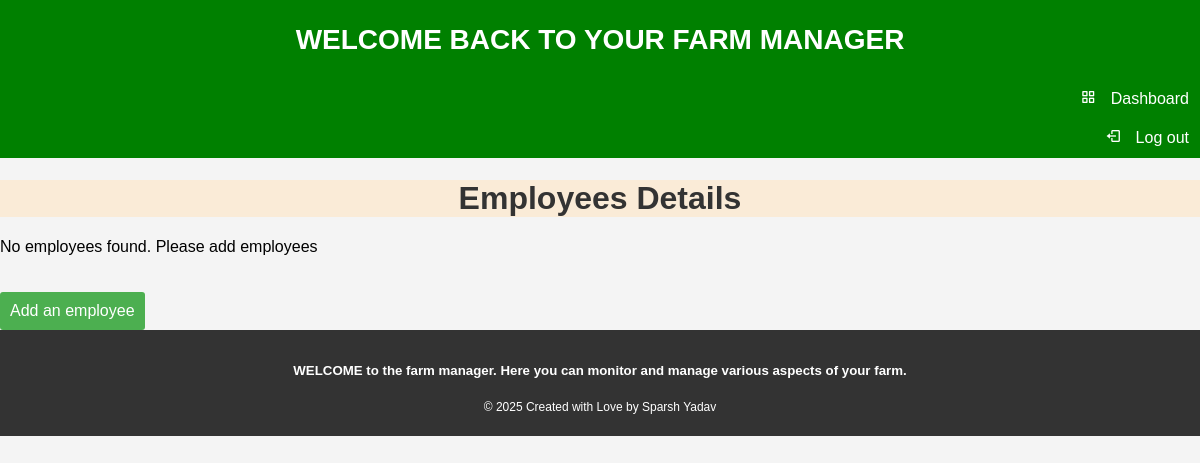
Page /show_employees/ (signed in) on the earlier database version.
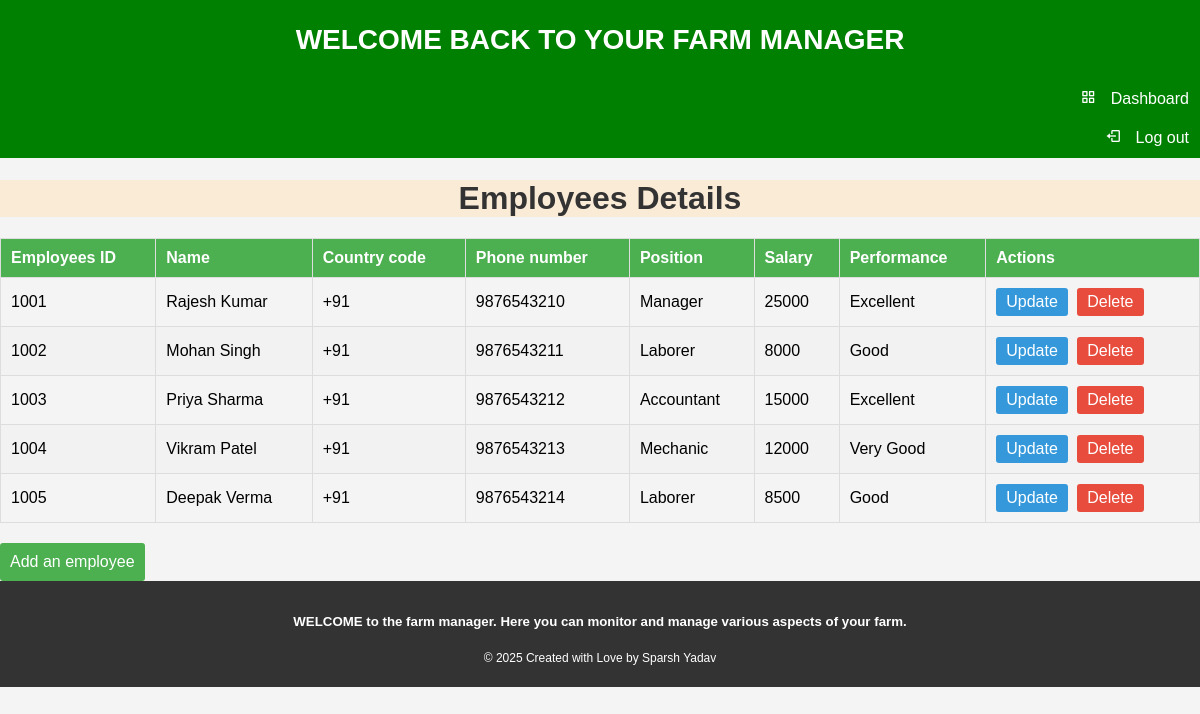
Same page on the later database version.
### homepage/models.py (models this page shows)
class Employees(models.Model):
    user = models.ForeignKey(User, on_delete=models.CASCADE, default=1)
    Eid = models.IntegerField(primary_key=True, default=0)
    Name = models.CharField(max_length=50)
    Country_code = models.CharField(max_length=4)
    Phone_number = models.CharField(max_length=9)
    Position = models.CharField(max_length=10)
    Salary = models.IntegerField()
    Performance = models.CharField(max_length=10)
    class Meta:
        db_table = "employees"

### homepage/views.py (the view)
# urls.py: path("show_employees/", Show_employees, name="show-employees"),
def Show_employees(request):
    employees = Employees.objects.filter(user=request.user)
    return render(request, "homepage/showemployees.html", {"employees": employees})

### homepage/templates/homepage/showemployees.html (shortened to what this page needs)
{%extends 'homepage/base.html' %}
{% block content %}
<head>
</head>
<body>
    <h1>Employees Details</h1>
    {% if employees %}
    <table>
        <thead>
            <tr>
                <th>Employees ID</th>
                <th>Name</th>
                <th>Country code</th>
                <th>Phone number</th>
                <th>Position</th>
                <th>Salary</th>
                <th>Performance</th>
                <th>Actions</th>
            </tr>
        </thead>
        <tbody>
            {% for employee in employees %}
            <tr>
                <td>{{ employee.Eid }}</td>
                <td>{{ employee.Name }}</td>
                <td>{{ employee.Country_code }}</td>
                <td>{{ employee.Phone_number }}</td>
                <td>{{ employee.Position }}</td>
                <td>{{ employee.Salary }}</td>
                <td>{{ employee.Performance }}</td>
                <td><a href="{% url 'homepage:update-employees' Eid=employee.Eid %}" class="update-link">Update</a>
                  <a href="{% url 'homepage:delete-employees' Eid=employee.Eid %}"class="delete-link">Delete</a> </td>
            </tr>
            {% endfor %}
        </tbody>
    </table>
    {% else %}
    <p class="no-employees">No employees found. Please add employees</p>
    {% endif %}
    <a href="{% url 'homepage:add-employees' %}" class="add-button">Add an employee</a>
</body>
{%endblock%}

### homepage/templates/homepage/base.html (shortened to what this page needs)
{% load static %}
<!DOCTYPE html>
<html>
<head>
  <link rel='stylesheet' href='https://unpkg.com/boxicons@2.1.4/css/boxicons.min.css'>
</head>
<body>
  <header>
    <h2>WELCOME BACK TO YOUR FARM MANAGER</h2>
    <li class= "left-align">
      <a href="{%url 'homepage:mainpage' %}">
        <i class='bx bx-grid-alt'></i>
        <span class="links_name">Dashboard</span>
      </a>
    </li>
    {% if user.is_authenticated %}
    <li class="left-align">
      <a href="{% url 'authentication:logout' %}">
        <i class='bx bx-log-out'></i>
        <span class="links_name">Log out</span>
      </a>
    </li>
    {% endif %}
  </header>
  {%block content%}
  {% endblock %}
  <footer>
    <h5>WELCOME to the farm manager. Here you can monitor and manage various aspects of your farm.</h5>
    <p>&copy; 2025 Created with Love by Sparsh Yadav</p>
  </footer>
</body>
</html>

### homepage/templates/homepage/base.html (style rules this page uses)
header { background-color: green; padding: 1px; text-align: center; }
h2 { color: white; font-size: 28px; font-weight: bold; }
.left-align { text-align: right; list-style-type:none; }
.left-align a { display: block; padding: 10px; text-decoration: none; color: white; }
.left-align a i { margin-right: 10px; }
footer { background-color: #333; color: #FFF; padding: 10px; text-align: center; }
footer p { font-size: 12px; }

### homepage/templates/homepage/showemployees.html (style rules this page uses)
body { font-family: Arial, sans-serif; background-color: #f4f4f4; margin: 0; padding: 0; }
h1 { color: #333; text-align: center; background-color: antiquewhite; }
table { width: 100%; border-collapse: collapse; margin-top: 20px; }
th, td { border: 1px solid #ddd; padding: 10px; text-align: left; }
th { background-color: #4caf50; color: white; }
tr:nth-child(even) { background-color: #f2f2f2; }
.update-link, .delete-link { display: inline-block; padding: 5px 10px; text-decoration: none; color: #fff; border-radius: 3px; margin-right: 5px; }
.update-link { background-color: #3498db; }
.delete-link { background-color: #e74c3c; }
.add-button { display: inline-block; padding: 10px; background-color: #4caf50; color: white; text-decoration: none; border-radius: 3px; margin-top: 20px; }

Differences in the rows shown:
added Employees: Eid "1001", Name "Rajesh Kumar", Country_code "+91", Phone_number "9876543210", Position "Manager", Salary "25000", Performance "Excellent"
added Employees: Eid "1002", Name "Mohan Singh", Country_code "+91", Phone_number "9876543211", Position "Laborer", Salary "8000", Performance "Good"
added Employees: Eid "1003", Name "Priya Sharma", Country_code "+91", Phone_number "9876543212", Position "Accountant", Salary "15000", Performance "Excellent"
added Employees: Eid "1004", Name "Vikram Patel", Country_code "+91", Phone_number "9876543213", Position "Mechanic", Salary "12000", Performance "Very Good"
added Employees: Eid "1005", Name "Deepak Verma", Country_code "+91", Phone_number "9876543214", Position "Laborer", Salary "8500", Performance "Good"
Other differences:
text no longer shown: "No employees found. Please add employees"
text now shown: "Employees ID Name Country code Phone number Position Salary Performance Actions"
